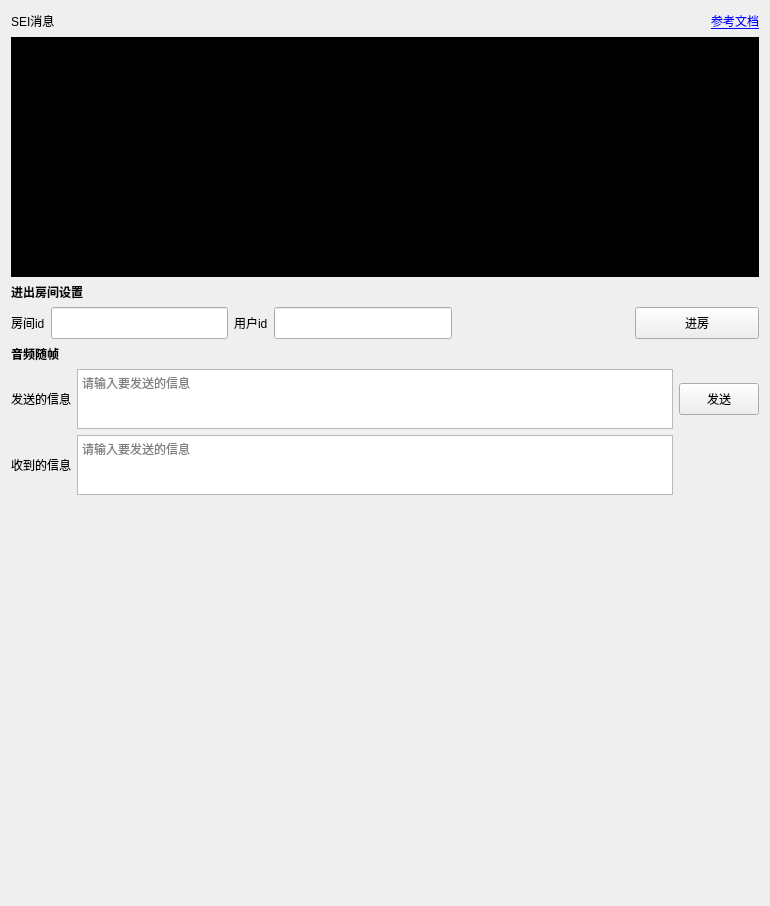
<?xml version="1.0" encoding="UTF-8"?>
<ui version="4.0">
 <class>AudioMessage</class>
 <widget class="QWidget" name="AudioMessage">
  <property name="geometry">
   <rect>
    <x>0</x>
    <y>0</y>
    <width>770</width>
    <height>906</height>
   </rect>
  </property>
  <property name="windowTitle">
   <string>Form</string>
  </property>
  <layout class="QVBoxLayout" name="verticalLayout">
   <item>
    <layout class="QHBoxLayout" name="horizontalLayout_3">
     <item>
      <widget class="QLabel" name="label_title">
       <property name="text">
        <string>SEI消息</string>
       </property>
      </widget>
     </item>
     <item>
      <spacer name="horizontalSpacer_6">
       <property name="orientation">
        <enum>Qt::Horizontal</enum>
       </property>
       <property name="sizeHint" stdset="0">
        <size>
         <width>40</width>
         <height>20</height>
        </size>
       </property>
      </spacer>
     </item>
     <item>
      <widget class="QLabel" name="label_11">
       <property name="minimumSize">
        <size>
         <width>18</width>
         <height>18</height>
        </size>
       </property>
       <property name="maximumSize">
        <size>
         <width>18</width>
         <height>18</height>
        </size>
       </property>
       <property name="text">
        <string/>
       </property>
       <property name="pixmap">
        <pixmap resource="../../../resources.qrc">:/img/Resources/ui/document.png</pixmap>
       </property>
       <property name="scaledContents">
        <bool>true</bool>
       </property>
      </widget>
     </item>
     <item>
      <widget class="QLabel" name="label_12">
       <property name="text">
        <string>&lt;a href=&quot;https://www.volcengine.com/docs/6348/104398&quot;&gt;参考文档</string>
       </property>
       <property name="openExternalLinks">
        <bool>true</bool>
       </property>
      </widget>
     </item>
    </layout>
   </item>
   <item>
    <widget class="QWidget" name="widget_users" native="true">
     <property name="minimumSize">
      <size>
       <width>0</width>
       <height>0</height>
      </size>
     </property>
     <property name="maximumSize">
      <size>
       <width>16777215</width>
       <height>240</height>
      </size>
     </property>
     <property name="styleSheet">
      <string notr="true">background-color: rgb(0, 0, 0);</string>
     </property>
     <layout class="QHBoxLayout" name="horizontalLayout_6">
      <property name="spacing">
       <number>0</number>
      </property>
      <property name="leftMargin">
       <number>0</number>
      </property>
      <property name="topMargin">
       <number>0</number>
      </property>
      <property name="rightMargin">
       <number>0</number>
      </property>
      <property name="bottomMargin">
       <number>0</number>
      </property>
      <item>
       <spacer name="horizontalSpacer_7">
        <property name="orientation">
         <enum>Qt::Horizontal</enum>
        </property>
        <property name="sizeHint" stdset="0">
         <size>
          <width>40</width>
          <height>20</height>
         </size>
        </property>
       </spacer>
      </item>
      <item>
       <widget class="UserWidget" name="widget_1" native="true">
        <property name="minimumSize">
         <size>
          <width>300</width>
          <height>240</height>
         </size>
        </property>
        <property name="maximumSize">
         <size>
          <width>300</width>
          <height>240</height>
         </size>
        </property>
       </widget>
      </item>
      <item>
       <spacer name="horizontalSpacer_8">
        <property name="orientation">
         <enum>Qt::Horizontal</enum>
        </property>
        <property name="sizeHint" stdset="0">
         <size>
          <width>40</width>
          <height>20</height>
         </size>
        </property>
       </spacer>
      </item>
     </layout>
    </widget>
   </item>
   <item>
    <widget class="QLabel" name="label_t1">
     <property name="font">
      <font>
       <bold>true</bold>
      </font>
     </property>
     <property name="text">
      <string>进出房间设置</string>
     </property>
    </widget>
   </item>
   <item>
    <layout class="QHBoxLayout" name="horizontalLayout_4">
     <item>
      <widget class="QLabel" name="label_19">
       <property name="text">
        <string>房间id</string>
       </property>
      </widget>
     </item>
     <item>
      <widget class="QLineEdit" name="lineEdit_room">
       <property name="minimumSize">
        <size>
         <width>60</width>
         <height>32</height>
        </size>
       </property>
       <property name="maximumSize">
        <size>
         <width>16777215</width>
         <height>32</height>
        </size>
       </property>
      </widget>
     </item>
     <item>
      <widget class="QLabel" name="label_20">
       <property name="text">
        <string>用户id</string>
       </property>
      </widget>
     </item>
     <item>
      <widget class="QLineEdit" name="lineEdit_uid">
       <property name="minimumSize">
        <size>
         <width>0</width>
         <height>32</height>
        </size>
       </property>
       <property name="maximumSize">
        <size>
         <width>16777215</width>
         <height>32</height>
        </size>
       </property>
      </widget>
     </item>
     <item>
      <spacer name="horizontalSpacer_2">
       <property name="orientation">
        <enum>Qt::Horizontal</enum>
       </property>
       <property name="sizeHint" stdset="0">
        <size>
         <width>40</width>
         <height>20</height>
        </size>
       </property>
      </spacer>
     </item>
     <item>
      <widget class="QPushButton" name="btn_join">
       <property name="minimumSize">
        <size>
         <width>124</width>
         <height>32</height>
        </size>
       </property>
       <property name="maximumSize">
        <size>
         <width>124</width>
         <height>32</height>
        </size>
       </property>
       <property name="text">
        <string>进房</string>
       </property>
      </widget>
     </item>
    </layout>
   </item>
   <item>
    <widget class="QLabel" name="label_t2">
     <property name="font">
      <font>
       <bold>true</bold>
      </font>
     </property>
     <property name="text">
      <string>音频随帧</string>
     </property>
    </widget>
   </item>
   <item>
    <layout class="QGridLayout" name="gridLayout_3">
     <item row="0" column="1" rowspan="2">
      <widget class="QTextEdit" name="textEdit_send">
       <property name="maximumSize">
        <size>
         <width>16777215</width>
         <height>60</height>
        </size>
       </property>
       <property name="placeholderText">
        <string>请输入要发送的信息</string>
       </property>
      </widget>
     </item>
     <item row="0" column="0" rowspan="2">
      <widget class="QLabel" name="label_14">
       <property name="text">
        <string>发送的信息</string>
       </property>
      </widget>
     </item>
     <item row="3" column="0">
      <widget class="QLabel" name="label_13">
       <property name="text">
        <string>收到的信息</string>
       </property>
      </widget>
     </item>
     <item row="0" column="2" rowspan="2">
      <widget class="QPushButton" name="btn_send">
       <property name="minimumSize">
        <size>
         <width>60</width>
         <height>32</height>
        </size>
       </property>
       <property name="text">
        <string>发送</string>
       </property>
      </widget>
     </item>
     <item row="3" column="1">
      <widget class="QTextEdit" name="textEdit_receive">
       <property name="maximumSize">
        <size>
         <width>16777215</width>
         <height>60</height>
        </size>
       </property>
       <property name="placeholderText">
        <string>请输入要发送的信息</string>
       </property>
      </widget>
     </item>
     <item row="4" column="1">
      <spacer name="verticalSpacer_3">
       <property name="orientation">
        <enum>Qt::Vertical</enum>
       </property>
       <property name="sizeHint" stdset="0">
        <size>
         <width>20</width>
         <height>40</height>
        </size>
       </property>
      </spacer>
     </item>
    </layout>
   </item>
  </layout>
 </widget>
 <customwidgets>
  <customwidget>
   <class>UserWidget</class>
   <extends>QWidget</extends>
   <header>UserWidget.h</header>
   <container>1</container>
  </customwidget>
 </customwidgets>
 <resources>
  <include location="../../../resources.qrc"/>
 </resources>
 <connections/>
</ui>
